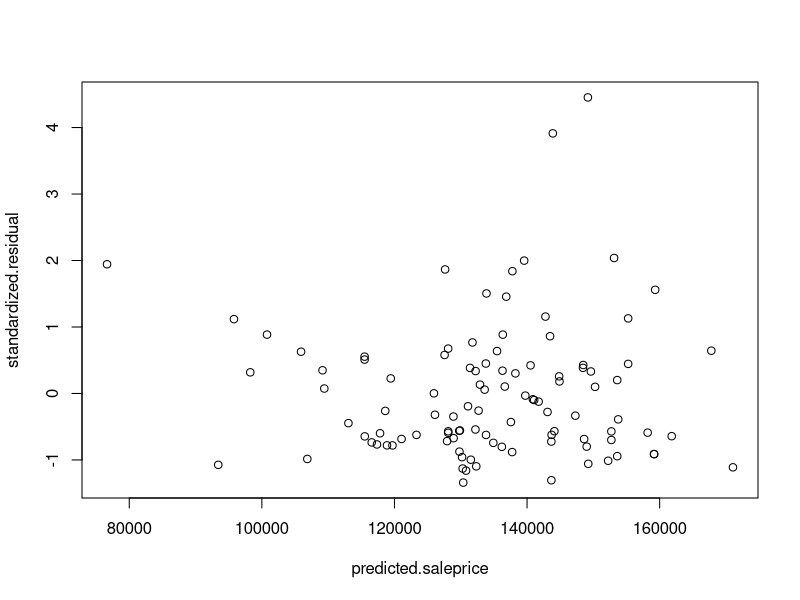
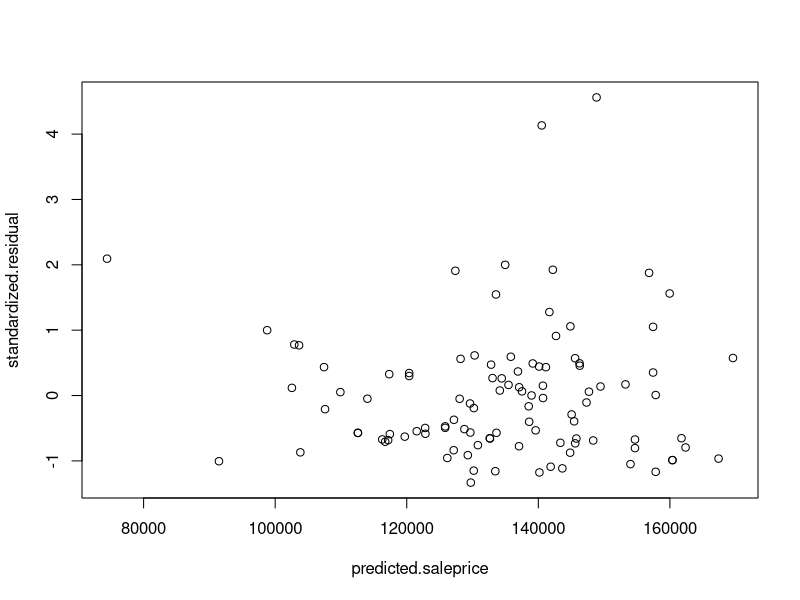

Generate these figures, in order, with R:
## ---- chunk 1
# Clear Memory
rm(list=ls(all=TRUE)) # Import Data
dat <- read.csv("Springbank Drive Revised.csv", header=TRUE)
# Print column names on the screen
colnames(dat)
## ---- chunk 2
# Extract variables to be used in the analyses
One.and.a.Half.Storey <- dat[,"One.and.a.Half.Storey"]
Two.Storey <- dat[,"Two.Storey"]
Minor.Exterior.Amenities <- dat[,"Minor.Exterior.Amenities"]
Two.or.Three.Extra.Amenities <- dat[,"Two.or.Three.Extra.Amenities"]
More.than.Three.Exterior.Amenities <- dat[,"More.than.Three.Exterior.Amenities"]
Only.Brick <- dat[,"Only.Brick"]
Carport <- dat[,"Carport"]
One.Car.Garage <- dat[,"One.Car.Garage"]
Two.Car.Garage <- dat[,"Two.Car.Garage"]
Average.View <- dat[,"Average.View"]
Good.View <- dat[,"Good.View"]
Average.Interior.Condition <- dat[,"Average.Interior.Condition"]
Good.Interior.Condition <- dat[,"Good.Interior.Condition"]
Excellent.Interior.Condition <- dat[,"Excellent.Interior.Condition"]
LANESRD <- dat[,"LANESRD"]
AGEYR <- dat[,"AGEYR"]
LFA <- dat[,"LFA"]
BSMTFINAREA <- dat[,"BSMTFINAREA"]
TRAFCOUNT <- dat[,"TRAFCOUNT"]
PRICE <- dat[,"PRICE"]
CENAIR <- dat[,"CENAIR"]
POOL <- dat[,"POOL"]
BI.AMEN.APPL <- dat[,"BI.AMEN.APPL"]

## ---- chunk 3
# Generate correlation matrix # cbind creates a matrix 
cor(cbind(PRICE,
          #One.and.a.Half.Storey,
          #Two.Storey,
          #Minor.Exterior.Amenities,
          #Two.or.Three.Extra.Amenities,
          #More.than.Three.Exterior.Amenities,
          #Only.Brick,
          #Carport,
          #One.Car.Garage,
          #Two.Car.Garage,
          Average.View,
          Good.View,
          Average.Interior.Condition,
          Good.Interior.Condition,
          Excellent.Interior.Condition,
          LANESRD,
          #AGEYR,
          LFA,
          BSMTFINAREA,
          TRAFCOUNT
          #CENAIR,
          #POOL,
          #BI.AMEN.APPL
          ))

## ---- chunk 4
# MR Model 1
mod.1 <- lm(PRICE ~
# One.and.a.Half.Storey +
# Two.Storey +
# Minor.Exterior.Amenities +
#Two.or.Three.Extra.Amenities +
# More.than.Three.Exterior.Amenities + # Carport +
#One.Car.Garage +
# Two.Car.Garage +
Average.View +
Good.View +
Average.Interior.Condition + Good.Interior.Condition + Excellent.Interior.Condition +
LANESRD +
# TRAFCOUNT +
# AGEYR +
LFA +
BSMTFINAREA)
#BI.AMEN.APPL
# POOL
# CENAIR
# Summary
summary(mod.1)

## ---- chunk 5
# Extract standardized residuals and predicted values
standardized.residual = rstandard(mod.1)
predicted.saleprice <- predict(mod.1)
plot(predicted.saleprice,standardized.residual)
## ---- chunk 6
# MR Model 2
mod.2 <- lm(PRICE ~
# One.and.a.Half.Storey +
#Two.Storey +
# Minor.Exterior.Amenities +
# Two.or.Three.Extra.Amenities +
# More.than.Three.Exterior.Amenities + # Carport +
# One.Car.Garage +
# Two.Car.Garage +
Average.View +
Good.View +
Average.Interior.Condition + Good.Interior.Condition + Excellent.Interior.Condition +
#LANESRD +
TRAFCOUNT +
# AGEYR +
LFA +
BSMTFINAREA)
# BI.AMEN.APPL
# POOL
# CENAIR
# Summary
summary(mod.2)
## ---- chunk 7
# Extract standardized residuals and predicted values
standardized.residual = rstandard(mod.2)
predicted.saleprice <- predict(mod.2)
plot(predicted.saleprice,standardized.residual)
